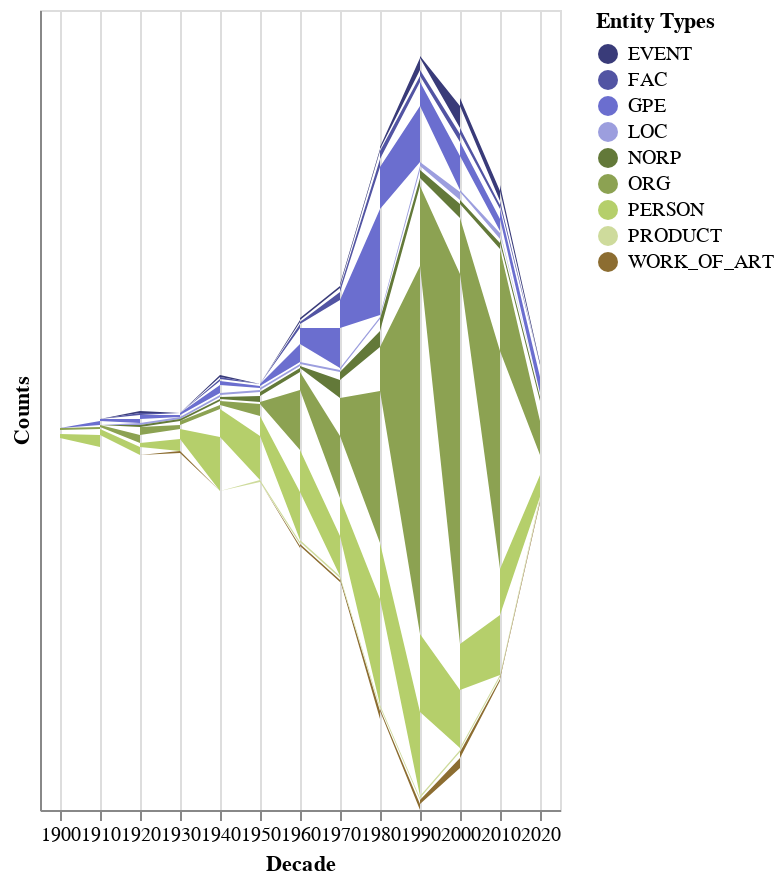

The notebook cell saved with this chart:
### Code cell
import pandas as pd
import numpy as np
import altair as alt

# Convert to DataFrame
df = pd.DataFrame(sorted_data)

# Forward fill NaNs in 'year' column
df['year'] = df['year'].fillna(method='ffill')

# Convert 'year' to integer
df['year'] = df['year'].astype('Int64')  # 'Int64' (capital "I") can handle NaN values

# Group by decade
df['decade'] = (df['year'] // 10 * 10)

# Filter out 'DATE' entities
df_entity = df[df['value'] != 'DATE']

# Create a DataFrame to include both 'value' and 'entity' fields
df_entity_value_counts = df_entity.groupby(['decade', 'value', 'entity']).size().reset_index(name='counts')

# Get the top 5 entities in each decade
top_entities_per_value = df_entity_value_counts.groupby(['decade', 'value']).apply(lambda x: x.nlargest(2, 'counts')).reset_index(drop=True)

# Create area chart
area_chart = alt.Chart(top_entities_per_value).mark_area().encode(
    alt.X('decade:O', 
          axis=alt.Axis(title='Decade', grid=True, gridColor='#ddd', labelAngle=0)), # Horizontal labels on the x-axis
    alt.Y('counts:Q', 
          stack='center', 
          axis=alt.Axis(title='Counts', labels=False, ticks=False, grid=False)), # Hide y-axis labels and ticks, remove gridlines
    alt.Color('value:N', 
              scale=alt.Scale(scheme='category20b'), 
              legend=alt.Legend(title="Entity Types")),
    tooltip=['entity', 'value', 'counts']  # Add tooltips
).properties(
    width='container',  # Adjust width to container size
    height=400  # Adjust height
).interactive()

area_chart.display()

### Figure 1 — Vega-Lite specification as saved in the notebook (floating-point values rounded to 4 significant figures; data arrays with more than 128 entries replaced by an {"elided": "..."} marker saying what was removed)
{"config": {"view": {"continuousWidth": 300, "continuousHeight": 300}}, "data": {"name": "data-c50c1ad5f9129fd2188d4593d910299a"}, "mark": {"type": "area"}, "encoding": {"color": {"field": "value", "legend": {"title": "Entity Types"}, "scale": {"scheme": "category20b"}, "type": "nominal"}, "tooltip": [{"field": "entity", "type": "nominal"}, {"field": "value", "type": "nominal"}, {"field": "counts", "type": "quantitative"}], "x": {"axis": {"grid": true, "gridColor": "#ddd", "labelAngle": 0, "title": "Decade"}, "field": "decade", "type": "ordinal"}, "y": {"axis": {"grid": false, "labels": false, "ticks": false, "title": "Counts"}, "field": "counts", "stack": "center", "type": "quantitative"}}, "height": 400, "params": [{"name": "param_6", "select": {"type": "interval", "encodings": ["x", "y"]}, "bind": "scales"}], "width": "container", "$schema": "https://vega.github.io/schema/vega-lite/v5.8.0.json", "datasets": {"data-c50c1ad5f9129fd2188d4593d910299a": {"elided": "170 records"}}}
